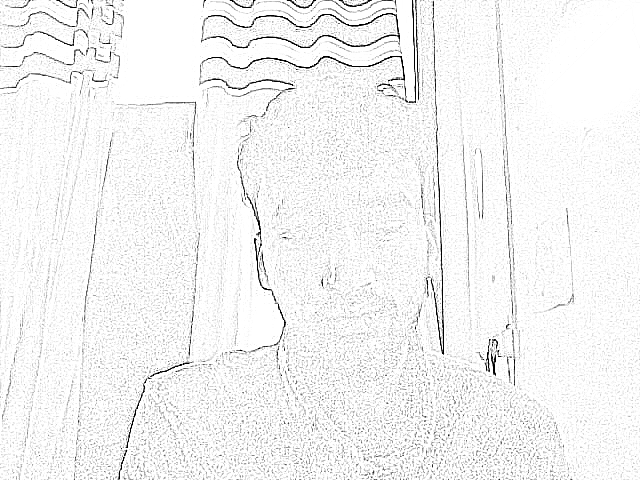
#> input picture Python/live_image_to_sketch/sample/Live Sketch.png, 640 x 480 px, given in place of the camera
$ python 'Real time image to sketch.py'
#> lines starting #> are read from the running program, lines starting #| are printed output that depends on the picture
#> further down, frame is the input picture: shape (480, 640, 3); min 0, max 255, mean 242.8
import cv2
import numpy as np
import time
import tkinter as tk
from tkinter import filedialog

def sketch(image):

    height = int(image.shape[0])
#> height = 480
    width = int(image.shape[1])
#> width = 640
    dim = (width, height)
#> dim = (640, 480)

    resize = cv2.resize(image, dim, interpolation=cv2.INTER_AREA)
    kernel = np.array([[-1, -1, -1], [-1, 9, -1], [-1, -1, -1]])

    sharp = cv2.filter2D(resize, -1, kernel)
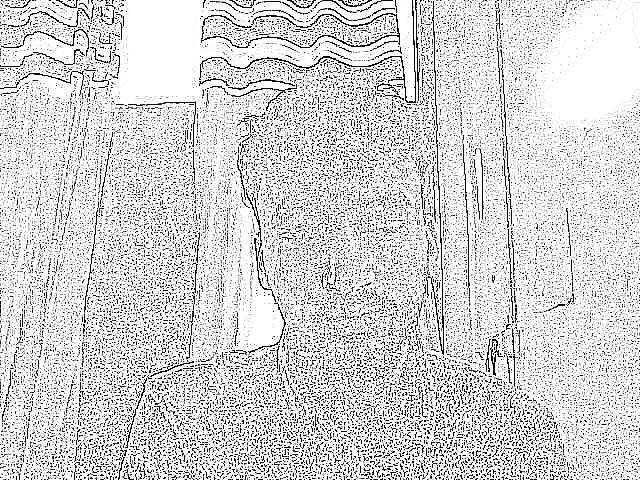
#> sharp: shape (480, 640, 3); min 0, max 255, mean 214
    gray = cv2.cvtColor(sharp, cv2.COLOR_BGR2GRAY)
    inv = 255 - gray
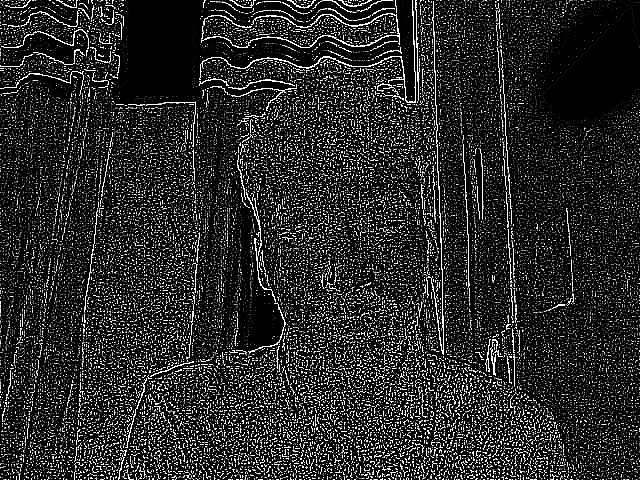
#> inv: shape (480, 640); min 0, max 255, mean 41

    blur = cv2.GaussianBlur(src=inv, ksize=(15, 15), sigmaX=0, sigmaY=0)
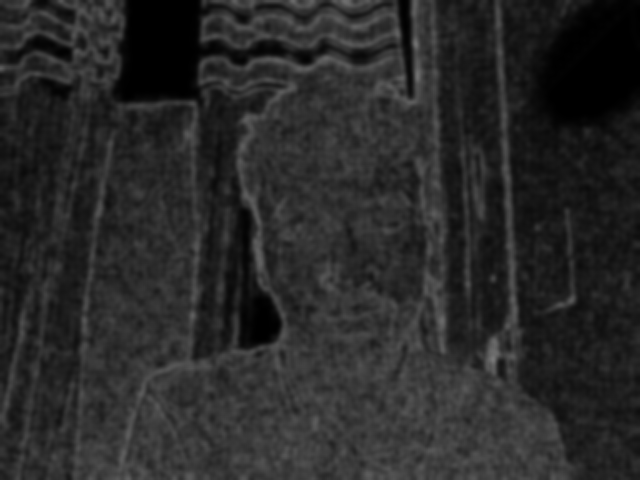
#> blur: shape (480, 640); min 0, max 121, mean 40.9
    s = cv2.divide(gray, 255 - blur, scale=256)
    return s

cap = cv2.VideoCapture(0)
save_interval = 3
start_time = time.time()

def open_image():

    root = tk.Tk()
    root.withdraw()
    file_path = filedialog.askopenfilename()
    root.destroy()
    return file_path

while True:

    ret, frame = cap.read()

    cv2.imshow('Live Sketch', sketch(frame))
    cv2.imshow('Live Image', frame)

    elapsed_time = time.time() - start_time

    if elapsed_time >= save_interval:

        sketch_image = sketch(frame)
        cv2.imwrite(f'sketch_{int(time.time())}.jpg', sketch_image)
        start_time = time.time()

    key = cv2.waitKey(1)
#> (key q is pressed here)
    if key == ord('q'):
        break

    elif key == ord('c'):
        file_path = open_image()
        if file_path:
            image = cv2.imread(file_path)
            cv2.imshow('Loaded Image', image)
            sketch_image = sketch(image)
            cv2.imshow('Sketch from Loaded Image', sketch_image)

cap.release()
cv2.destroyAllWindows()
